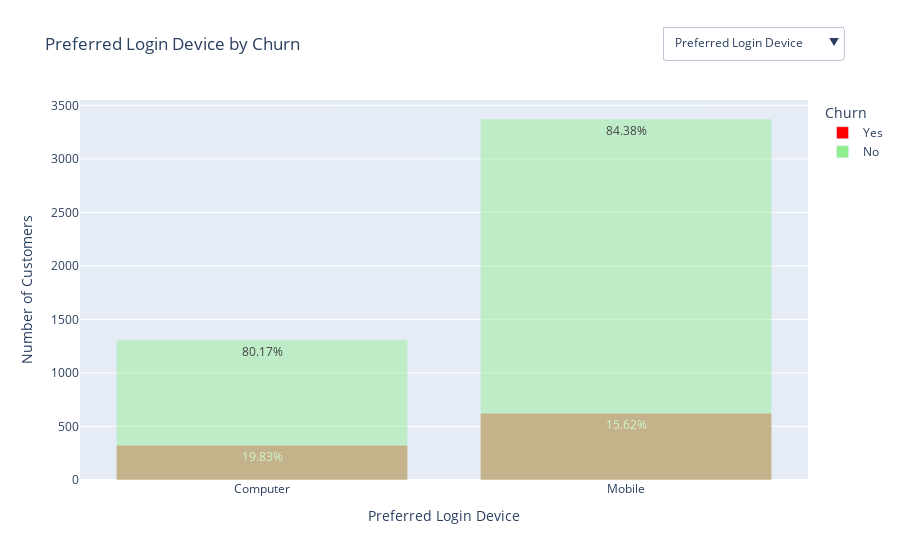

The cell this chart's notebook holds for it:
### Code cell
# Initialize a figure
fig = go.Figure()

# Loop through each object column and create a bar chart
for column in object_columns:
    # Count the occurrences of each category and churn combination
    counts = df.groupby([column, 'Churn']).size().reset_index(name='count')
    counts = counts.sort_values(by='count', ascending=False)

    # Calculate total counts for each category
    totals = counts.groupby(column)['count'].sum().reset_index(name='total_count')
    counts = pd.merge(counts, totals, on=column, suffixes=('', '_total'))
    counts['percentage'] = (counts['count'] / counts['total_count']) * 100
    counts['percentage'] = counts['percentage'].apply(lambda x: f"{x:.2f}")
    counts = counts.sort_values(by=[column, 'Churn'], ascending=[True, False])

    # Create a bar chart for the current column
    for churn_value in counts['Churn'].unique():
        churn_counts = counts[counts['Churn'] == churn_value]
        fig.add_trace(
            go.Bar(
                x=churn_counts[column],
                y=churn_counts['count'],
                name='Yes' if churn_value == True else 'No',
                text=churn_counts['percentage'] + '%',
                hoverinfo='text+y',
                marker=dict(color='red' if churn_value == True else 'lightgreen', opacity=0.45),
                hovertemplate=(
                    f'<b>{column}</b>: %{{x}}<br>' +
                    'Number of Customers: %{y}<br>' +
                    'Percentage: %{text}'
                ),
                visible=False,
                showlegend=True
            )
        )

# Make the first set of traces (one for each Churn value) visible by default
num_churn_values = len(df['Churn'].unique())
for trace in fig.data[:num_churn_values]:
    trace.visible = True

# Create dropdown buttons for each trace
buttons = []
for i, column in enumerate(object_columns):
    visibility = [False] * len(fig.data)
    start_idx = i * num_churn_values
    for j in range(num_churn_values):
        visibility[start_idx + j] = True
    buttons.append(dict(
        method='update',
        label=split_on_capitals(column),
        args=[{'visible': visibility},
              {'title': f'{split_on_capitals(column)} by Churn Status',
               'xaxis': {'title': split_on_capitals(column)}}]  # Update x-axis title dynamically
               ))

# Add dropdown menu to the layout
fig.update_layout(
    updatemenus=[dict(
        buttons=buttons,
        direction="down",
        pad={"r": 10, "t": 10},
        showactive=True,
        active=0,
        x=0.80,
        xanchor='left',
        y=1.22,
        yanchor='top'
    )],
    title=f'{split_on_capitals(object_columns[0])} by Churn',
    xaxis_title=split_on_capitals(object_columns[0]),  
    yaxis_title='Number of Customers',
    barmode='overlay',
    legend=dict(
        title='Churn'
    )
)

# Display the plot
fig.show()
fig.write_html("D:\College\Placements\Projects\Customer_Churn_Analysis\Interactive Graphs\churn_distribution_nominal_columns.html")

### Figure 1 — Plotly figure (JSON) as saved in the notebook; plotly's stock layout.template omitted (floating-point values rounded to 4 significant figures)
{"data": [{"hoverinfo": "text+y", "hovertemplate": "<b>PreferredLoginDevice</b>: %{x}<br>Number of Customers: %{y}<br>Percentage: %{text}", "marker": {"color": "red", "opacity": 0.45}, "name": "Yes", "showlegend": true, "text": ["19.83%", "15.62%"], "type": "bar", "visible": true, "x": ["Computer", "Mobile"], "y": [324, 624]}, {"hoverinfo": "text+y", "hovertemplate": "<b>PreferredLoginDevice</b>: %{x}<br>Number of Customers: %{y}<br>Percentage: %{text}", "marker": {"color": "lightgreen", "opacity": 0.45}, "name": "No", "showlegend": true, "text": ["80.17%", "84.38%"], "type": "bar", "visible": true, "x": ["Computer", "Mobile"], "y": [1310, 3372]}, {"hoverinfo": "text+y", "hovertemplate": "<b>PreferredPaymentMode</b>: %{x}<br>Number of Customers: %{y}<br>Percentage: %{text}", "marker": {"color": "red", "opacity": 0.45}, "name": "Yes", "showlegend": true, "text": ["24.90%", "14.21%", "15.38%", "22.80%", "17.39%"], "type": "bar", "visible": false, "x": ["Cash on Delivery", "Credit Card", "Debit Card", "E wallet", "UPI"], "y": [128, 252, 356, 140, 72]}, {"hoverinfo": "text+y", "hovertemplate": "<b>PreferredPaymentMode</b>: %{x}<br>Number of Customers: %{y}<br>Percentage: %{text}", "marker": {"color": "lightgreen", "opacity": 0.45}, "name": "No", "showlegend": true, "text": ["75.10%", "85.79%", "84.62%", "77.20%", "82.61%"], "type": "bar", "visible": false, "x": ["Cash on Delivery", "Credit Card", "Debit Card", "E wallet", "UPI"], "y": [386, 1522, 1958, 474, 342]}, {"hoverinfo": "text+y", "hovertemplate": "<b>Gender</b>: %{x}<br>Number of Customers: %{y}<br>Percentage: %{text}", "marker": {"color": "red", "opacity": 0.45}, "name": "Yes", "showlegend": true, "text": ["15.49%", "17.73%"], "type": "bar", "visible": false, "x": ["Female", "Male"], "y": [348, 600]}, {"hoverinfo": "text+y", "hovertemplate": "<b>Gender</b>: %{x}<br>Number of Customers: %{y}<br>Percentage: %{text}", "marker": {"color": "lightgreen", "opacity": 0.45}, "name": "No", "showlegend": true, "text": ["84.51%", "82.27%"], "type": "bar", "visible": false, "x": ["Female", "Male"], "y": [1898, 2784]}, {"hoverinfo": "text+y", "hovertemplate": "<b>PreferedOrderCat</b>: %{x}<br>Number of Customers: %{y}<br>Percentage: %{text}", "marker": {"color": "red", "opacity": 0.45}, "name": "Yes", "showlegend": true, "text": ["15.50%", "4.88%", "10.24%", "27.40%", "7.58%"], "type": "bar", "visible": false, "x": ["Fashion", "Grocery", "Laptop & Accessory", "Mobile", "Others"], "y": [128, 20, 210, 570, 20]}, {"hoverinfo": "text+y", "hovertemplate": "<b>PreferedOrderCat</b>: %{x}<br>Number of Customers: %{y}<br>Percentage: %{text}", "marker": {"color": "lightgreen", "opacity": 0.45}, "name": "No", "showlegend": true, "text": ["84.50%", "95.12%", "89.76%", "72.60%", "92.42%"], "type": "bar", "visible": false, "x": ["Fashion", "Grocery", "Laptop & Accessory", "Mobile", "Others"], "y": [698, 390, 1840, 1510, 244]}, {"hoverinfo": "text+y", "hovertemplate": "<b>MaritalStatus</b>: %{x}<br>Number of Customers: %{y}<br>Percentage: %{text}", "marker": {"color": "red", "opacity": 0.45}, "name": "Yes", "showlegend": true, "text": ["14.62%", "11.52%", "26.73%"], "type": "bar", "visible": false, "x": ["Divorced", "Married", "Single"], "y": [124, 344, 480]}, {"hoverinfo": "text+y", "hovertemplate": "<b>MaritalStatus</b>: %{x}<br>Number of Customers: %{y}<br>Percentage: %{text}", "marker": {"color": "lightgreen", "opacity": 0.45}, "name": "No", "showlegend": true, "text": ["85.38%", "88.48%", "73.27%"], "type": "bar", "visible": false, "x": ["Divorced", "Married", "Single"], "y": [724, 2642, 1316]}], "layout": {"barmode": "overlay", "legend": {"title": {"text": "Churn"}}, "title": {"text": "Preferred Login Device by Churn"}, "updatemenus": [{"active": 0, "buttons": [{"args": [{"visible": [true, true, false, false, false, false, false, false, false, false]}, {"title": "Preferred Login Device by Churn Status", "xaxis": {"title": "Preferred Login Device"}}], "label": "Preferred Login Device", "method": "update"}, {"args": [{"visible": [false, false, true, true, false, false, false, false, false, false]}, {"title": "Preferred Payment Mode by Churn Status", "xaxis": {"title": "Preferred Payment Mode"}}], "label": "Preferred Payment Mode", "method": "update"}, {"args": [{"visible": [false, false, false, false, true, true, false, false, false, false]}, {"title": "Gender by Churn Status", "xaxis": {"title": "Gender"}}], "label": "Gender", "method": "update"}, {"args": [{"visible": [false, false, false, false, false, false, true, true, false, false]}, {"title": "Prefered Order Cat by Churn Status", "xaxis": {"title": "Prefered Order Cat"}}], "label": "Prefered Order Cat", "method": "update"}, {"args": [{"visible": [false, false, false, false, false, false, false, false, true, true]}, {"title": "Marital Status by Churn Status", "xaxis": {"title": "Marital Status"}}], "label": "Marital Status", "method": "update"}], "direction": "down", "pad": {"r": 10, "t": 10}, "showactive": true, "x": 0.8, "xanchor": "left", "y": 1.22, "yanchor": "top"}], "xaxis": {"title": {"text": "Preferred Login Device"}}, "yaxis": {"title": {"text": "Number of Customers"}}}}
